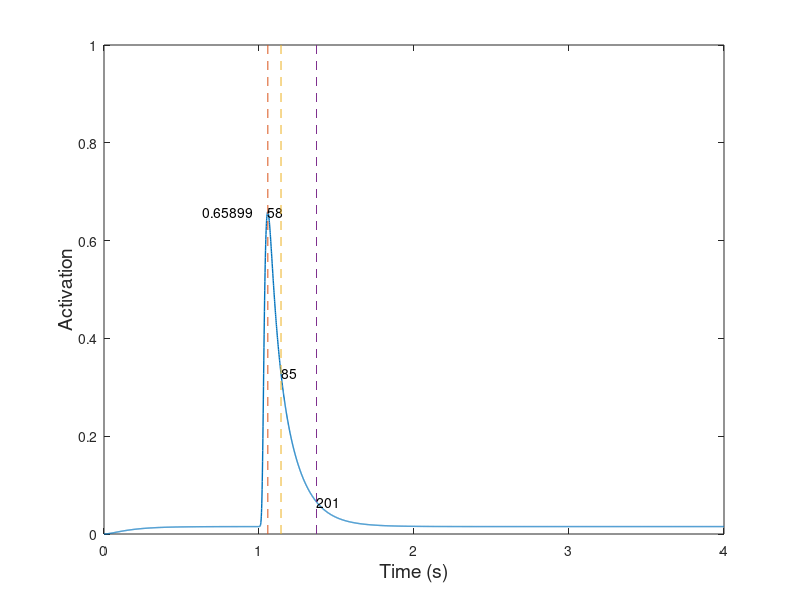

MATLAB code for this plot:
%==========================================================================
% new_model_v5_test.m
% Author: Akira Nagamori
% Last update: 12/18/18
% Descriptions: Two-stage model with a two-state cross-bridge model
%==========================================================================

close all
clear all
clc

%==========================================================================
% Simulation parameters
Fs = 1000; %sampling frequency
T = 1/Fs;
time = 0:1/Fs:4; %simulation time

simulation_condition = 1;

if simulation_condition == 1
    % Generate a pulse
    FR_test = 1;
elseif simulation_condition == 2
    % Generate a spike train at a given frequency
    FR_test = 20;
elseif simulation_condition == 3
    % Generate a set of spike trains at multiple frequencies
    FR_test = [2 5 10 15 20 30 50 100]; %10:10:100];
end

%==========================================================================
% initialization
mean_exc = zeros(1,length(FR_test));
p2p_exc = zeros(1,length(FR_test));

for f = 1:length(FR_test)
    FR = FR_test(f);
    %==========================================================================
    % Generate spike train
    spike = zeros(1,length(time));
    
    if simulation_condition == 1
        % Generate a pulse
        spike(1*Fs) = 1;
    else 
        % Generate spike train
        temp =spikeTrainGenerator(0:1/Fs:2,Fs,FR);
        spike(1*Fs:3*Fs) = temp;
    end
    
    %==========================================================================
    % Model parameters
    x = zeros(1,length(time)); % proportion of Ca2+ bound to troponin (0-1)
    y = 0; % porportion of cross-bridge sites available for binding (0-1)
    z = 0; % porportion of bidning sites that formed cross-bridges (0-1)
    act = 0;
    
    f_app_max = 400;
    g_app = 10;
    
    tau_1 = 0.05; 
    tau_2 = 0.05;
    tau_3 = 0.03;
    tau_4 = 0.01;
    
    time_diffusion = time; % simulated time for changes in permeability
    diffusion1 = 1-exp(-time_diffusion./tau_1); %increase in permeability
    diffusion2 = exp(-time_diffusion./tau_2); %decrease in permeability
    diffusion1_conv = zeros(1,length(time));
    diffusion2_conv = zeros(1,length(time));

    n = 3.5;
    k = 0.2;
    
    a = 0.002755;
    b = 5.865;
    %==========================================================================
    % initialization
    spike_temp = zeros(1,length(time));
    spike_2_temp = zeros(1,length(time));
    x_int_vec = zeros(1,length(time));
    x_vec = zeros(1,length(time));
    y_vec = zeros(1,length(time));
    z_vec = zeros(1,length(time));
    act_vec = zeros(1,length(time));
    
    for t = 1:length(time)
        if spike(t) == 1
            spike_temp(t) = 1;            
            diffusion1_conv = conv(spike_temp, diffusion1);
            diffusion2_conv = conv(spike_temp, diffusion2);
            spike_temp = zeros(1,length(time));
            x_temp = diffusion1_conv.*diffusion2_conv;
        else
            x_temp = zeros(1,length(time));
        end
                  
        x = x + x_temp(1:length(time));
        x_int = x(t)^n/(x(t)^n+k^n);
%         beta = tau_3+0.1*act;
%         y_dot = (x_int-y)/beta; %beta; 
%         y = y_dot/Fs + y;
        y_int = a*exp(b*x_int);
        f_app = f_app_max*y_int+20*act;
%         z_dot = (y-z)/tau_4; 
%         z = z_dot/Fs + z;
        z_dot = (1-z)*f_app - g_app*z; 
        z = z_dot/Fs + z;
        act = z^2; 
        x_vec(t) = x(t);
        x_int_vec(t) = x_int;
        y_vec(t) = y;
        z_vec(t) = z;
        act_vec(t) = act;
        
    end
    
    mean_exc(f) = mean(act_vec(2*Fs:3*Fs));
    p2p_exc(f) = max(act_vec(2*Fs:3*Fs))-min(act_vec(2*Fs:3*Fs));
    
    if simulation_condition == 1
        %------------------------------------------------------------------
        % Twitch analysis        
        %------------------------------------------------------------------
        % Find the peak amplitude of twitch and its location
        [pks,locs_0_100] = max(act_vec);
        % Display peak amplitude value
        pks 
        % Time it takes from zero force to the peak 
        t_0_100 = (locs_0_100-1*Fs)*1000/Fs % convert it in the unit of ms
        
        % Find a half peak amplitude
        peak_half = pks/2;
        % Find time from peak to half maximum
        [~,t_100_50] = min(abs(act_vec(locs_0_100:end)-peak_half));
        
        % Find the location of t_100_50
        locs_100_50 = locs_0_100+t_100_50;
        % Time it takes from peak to half maximum 
        t_100_50 = t_100_50*1000/Fs
        
        % Find value of 40% of peak amplitude
        peak_40 = pks*0.4;
        % Find value of 10% of peak amplitude
        peak_10 = pks*0.1;
        
        % Find time when force reaches 40% maximum after peak
        [~,t_40] = min(abs(act_vec(locs_0_100:end)-peak_40));
        % Find time when force reaches 10% maximum after peak
        [~,t_10] = min(abs(act_vec(locs_0_100:end)-peak_10));
      
        % Time it takes from 40% peak to 10% peak
        t_40_10 = (t_10-t_40)*1000/Fs
        
        % Locatino of t_40_10
        locs_40_10 = locs_0_100+t_10;
        
    end
    
    figure(1)
    plot(time,act_vec,'LineWidth',1)
    hold on
    if simulation_condition == 1
        hold on
        plot([time(locs_0_100) time(locs_0_100)],[0 1],'--')
        text(time(locs_0_100),pks,num2str(t_0_100))
        hold on
        plot([time(locs_100_50) time(locs_100_50)],[0 1],'--')
        plot([time(locs_40_10) time(locs_40_10)],[0 1],'--')
        text(time(locs_100_50),peak_half,num2str(t_100_50))
        text(time(locs_40_10),peak_10,num2str(t_40_10))
        text(time(locs_0_100)-time(locs_0_100)*0.4,pks,num2str(pks))        
    end
    
end

figure(1)
xlabel('Time (s)','FontSize',14)
ylabel('Activation','FontSize',14)

if simulation_condition == 2
    figure(2)
    plot(time,x_vec,'LineWidth',1)
    xlabel('Time (s)','FontSize',14)
    ylabel('x','FontSize',14)
    
    figure(3)
    plot(time,x_int_vec,'LineWidth',1)
    xlabel('Time (s)','FontSize',14)
    ylabel('x_{int}','FontSize',14)
    
    figure(4)
    plot(time,y_vec,'LineWidth',1)
    xlabel('Time (s)','FontSize',14)
    ylabel('y','FontSize',14)

elseif simulation_condition == 3
    twitch2tetanus_ratio = p2p_exc(1)/mean_exc(f)
    fusion = 1-p2p_exc/p2p_exc(1);
    
    FR_new = FR_test(1):0.1:FR_test(end);
    Af_new = spline(FR_test,mean_exc,FR_new);
    [~,loc] = min(abs(Af_new-0.5));
    FR_half = FR_new(loc);
    f_eff = FR_new/FR_half;
    Af_Song = 1-exp(-(f_eff./(0.56*2.1)).^2.1);
    
    figure(2)
    plot(FR_test/FR_half,mean_exc,'LineWidth',1)
    xlabel('Frequency (Hz)','FontSize',14)
    ylabel('Activation','FontSize',14)
    hold on
    plot(f_eff,Af_Song)
    xlim([0 3])
    
    figure(3)
    plot(FR_test/FR_half,fusion,'LineWidth',1)
    xlabel('Frequency (Hz)','FontSize',14)
    ylabel('Fusion','FontSize',14)
    hold on
    
    figure(4)
    plot(mean_exc./max(mean_exc),fusion,'LineWidth',1)
    xlabel('Activation','FontSize',14)
    ylabel('Fusion','FontSize',14)
    hold on
    plot(0:0.1:1,0:0.1:1,'--')
end




function spikeTrain = spikeTrainGenerator(t,Fs,freq)

spikeTrain = zeros(1,length(t));
ISI = round(1/freq*Fs);
numSpikes = round(length(t)/ISI);
index = [1:numSpikes]*ISI;
index(index>length(t)) = [];
spikeTrain(index) = 1;
spikeTrain(1) = 1;

end
